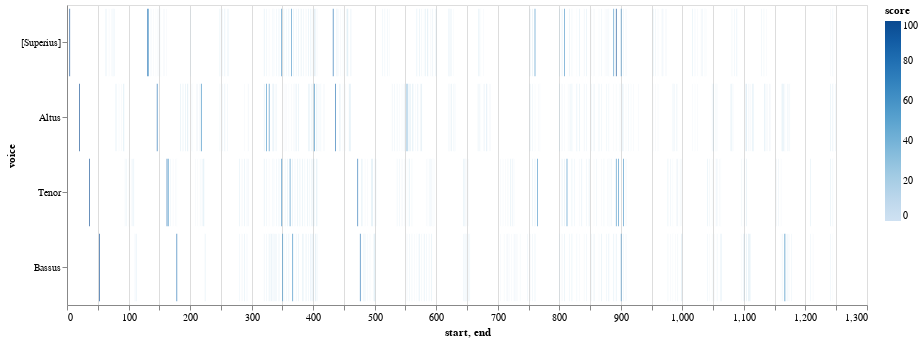

The notebook cell saved with this chart:
### Code cell
viz.plot_close_match_heatmap(mel_ngrams, '4, 1, 2, 2, -3', selected_patterns=[], voices=[])

### Figure 1 — Vega-Lite specification as saved in the notebook (floating-point values rounded to 4 significant figures; data arrays with more than 128 entries replaced by an {"elided": "..."} marker saying what was removed)
{"config": {"view": {"continuousWidth": 400, "continuousHeight": 300}}, "data": {"name": "data-13e1d7329fb3388b1aff632b21639555"}, "mark": "bar", "encoding": {"color": {"type": "quantitative", "field": "score"}, "opacity": {"condition": {"value": 1, "test": "(datum.score > SelectorName.cutoff)"}, "value": 0.2}, "tooltip": [{"type": "quantitative", "field": "start"}, {"type": "quantitative", "field": "end"}, {"type": "nominal", "field": "pattern"}, {"type": "quantitative", "field": "score"}], "x": {"type": "quantitative", "field": "start"}, "x2": {"field": "end"}, "y": {"type": "nominal", "field": "voice", "sort": null}}, "height": 300, "selection": {"SelectorName": {"type": "single", "fields": ["cutoff"], "bind": {"input": "range", "max": 100, "min": 0, "name": "cutoff:", "step": 1}, "init": {"cutoff": 50}}}, "width": 800, "$schema": "https://vega.github.io/schema/vega-lite/v4.8.1.json", "datasets": {"data-13e1d7329fb3388b1aff632b21639555": {"elided": "586 records"}}}
